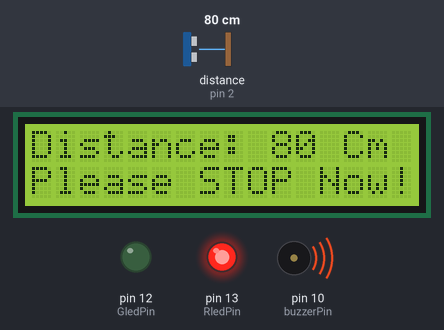
The sketch below on a simulated Arduino Uno, built with avr-gcc and run on an emulated ATmega328P. Shown: 16×2 character LCD, output pins drawn as LEDs (lit = HIGH), buzzer (waves = sounding). Wiring (inferred from the names in the program): ultrasonic range finder: trigger pin 3; echo pin 2. Inputs (shaded band) come from the test bench; at power-on: distance to the obstacle (sensor on pin 2) 80 cm. The echo pulse lasts 58.3 µs per cm; pins used as bus, display or sensor lines are not drawn.

Above: at 1.2 s.
1.3 s: distance to the obstacle (sensor on pin 2) set to 299 cm
At 2.4 s:
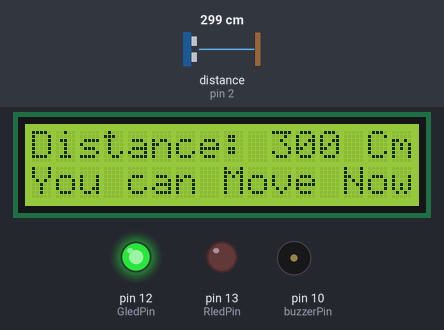
4.3 s: distance to the obstacle (sensor on pin 2) set to 2 cm
At 5.0 s:
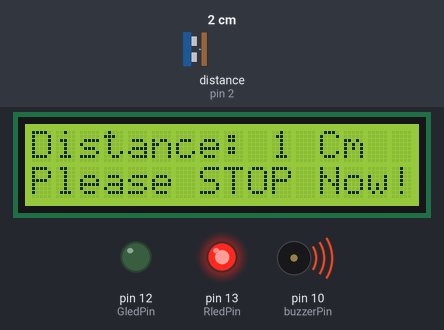
7.3 s: distance to the obstacle (sensor on pin 2) set to 4 cm
At 8.5 s:
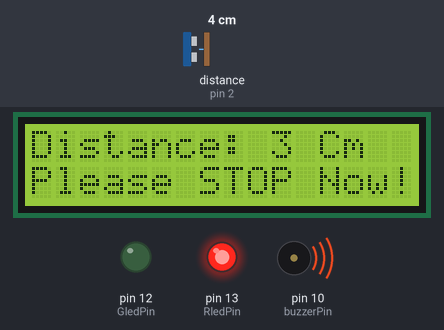
8.9 s: distance to the obstacle (sensor on pin 2) set to 60 cm
At 9.9 s:
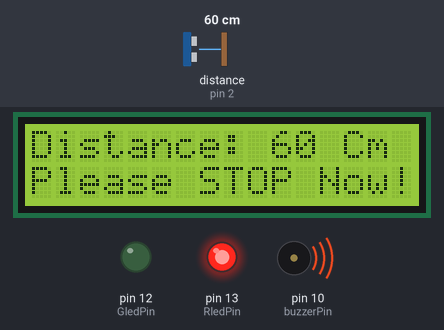
Timing chart, 0 to 11.9 s (numbered marks = the images above; inputs shaded):
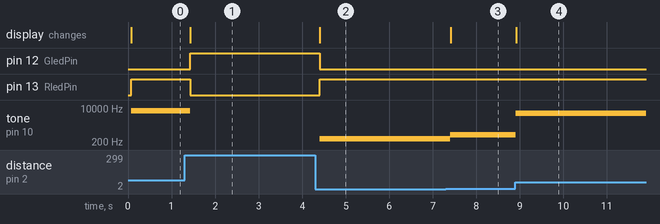

Measured:
- after the input at 1.3 s, pin 12 (GledPin): LOW → HIGH after 0.13 s; pin 13 (RledPin): HIGH → LOW after 0.13 s; tone on pin 10 (buzzerPin): 7400 Hz → silent after 0.13 s; the display: changes after 0.13 s (image 1)
- after the input at 4.3 s, pin 12 (GledPin): HIGH → LOW after 0.11 s; pin 13 (RledPin): LOW → HIGH after 0.11 s; tone on pin 10 (buzzerPin): silent → 290 Hz after 0.11 s; the display: changes after 0.11 s (image 2)
- after the input at 7.3 s, tone on pin 10 (buzzerPin): 290 Hz → 470 Hz after 0.11 s; the display: changes after 0.11 s (image 3)
- after the input at 8.9 s, tone on pin 10 (buzzerPin): 470 Hz → 5600 Hz at once; the display: changes at once (image 4)

The sketch:

sketch.ino
```cpp
#include <LiquidCrystal.h>
const int trigPin = 3;
const int echoPin = 2;
const int GledPin = 12;
const int RledPin = 13;
LiquidCrystal lcd(7, 6, 5, 4, 9, 8);
const int buzzerPin = 10;
void setup() {
  // Initialize the LCD
  lcd.begin(16, 2);
  pinMode(trigPin, OUTPUT);
  pinMode(echoPin, INPUT);
  pinMode(GledPin, OUTPUT);
  pinMode(RledPin, OUTPUT);
  pinMode(buzzerPin, OUTPUT);
  noTone(buzzerPin); // Turn off the buzzer initially
}
void loop() {
  // Variables to store the duration and distance
  long duration;
  int distance;

  // Trigger the ultrasonic sensor to measure distance
  digitalWrite(trigPin, LOW);
  delayMicroseconds(2);
  digitalWrite(trigPin, HIGH);
  delayMicroseconds(10);
  digitalWrite(trigPin, LOW);
  duration = pulseIn(echoPin, HIGH);   // Measure the echo duration
  distance = duration / 29 / 2;// Calculate the distance in centimeters

  lcd.clear();
  lcd.setCursor(0, 0);
  lcd.print("Distance: ");
  lcd.print(distance);
  lcd.print(" Cm");

  // Increase volume of the beep sensor as object gets closer
  if (distance < 100) { // Adjust this threshold as needed
    int toneFreq = map(distance, 0, 20, 200, 2000);
    // Map distance to frequency
    tone(buzzerPin, toneFreq); // Play tone with increased frequency
    digitalWrite(RledPin, HIGH);
    digitalWrite(GledPin, LOW);
    lcd.setCursor(0, 1);
    lcd.print("Please STOP Now!");
  } else {
    noTone(buzzerPin); // Turn off the buzzer if no object is close
    digitalWrite(RledPin, LOW);
    digitalWrite(GledPin, HIGH);
    lcd.setCursor(0, 1);
    lcd.print("You can Move Now");

  }
  delay(100);
}
```
